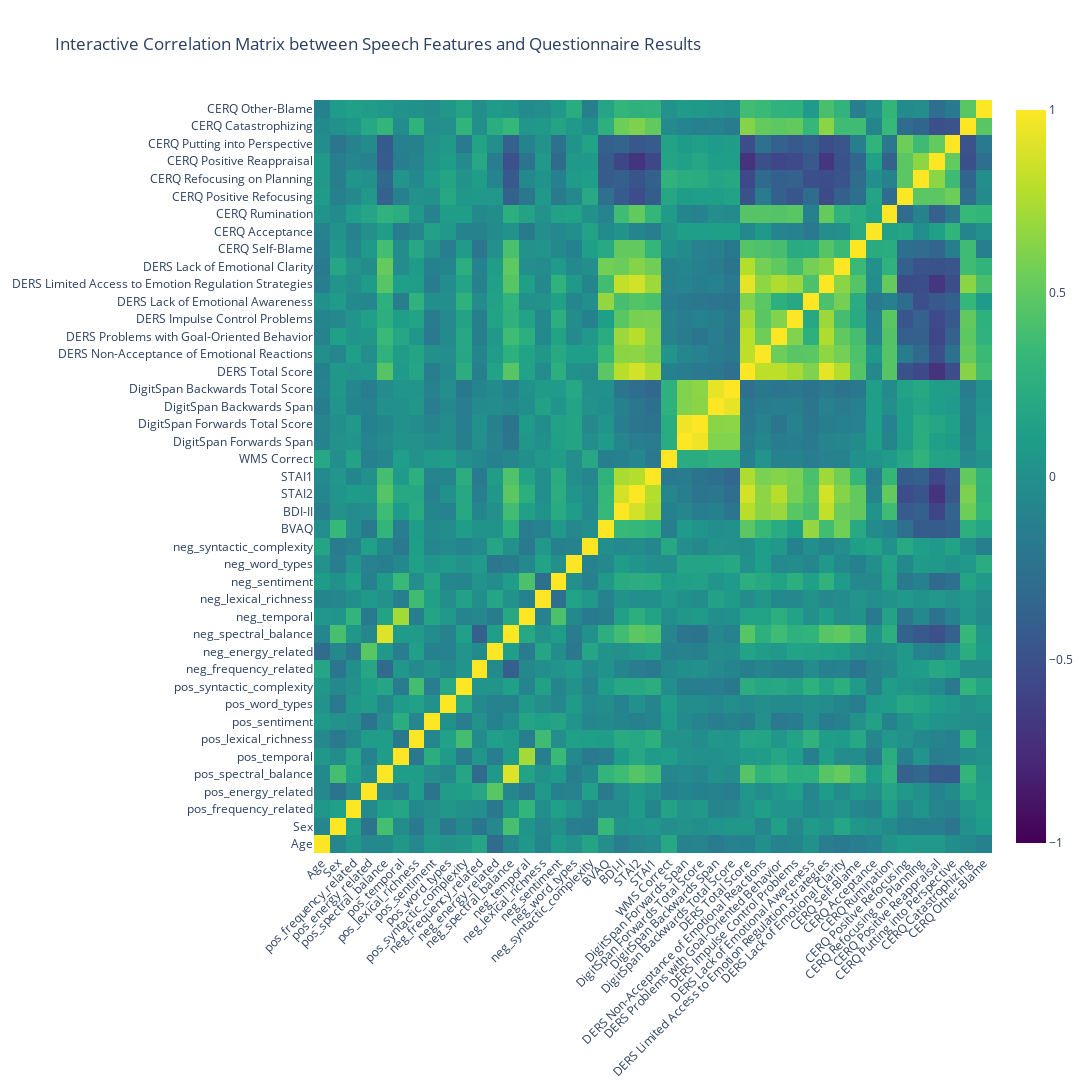

The code cell stored with this chart in its notebook:
### Markdown cell above
without normalized questionnaires

### Code cell
# Exclude some columns from the correlation matrix
columns_to_exclude = ['TM Practice B', 'TM Practice A', 'Group',
    'WMS Correct Norm',
    'Error B Norm',
    'TM B Norm',
    'B/A Norm',
    'Hamilton Score Norm',
    'DERS Total Score Norm',
    'DERS Non-Acceptance of Emotional Reactions Norm',
    'DERS Problems with Goal-Oriented Behavior Norm',
    'DERS Impulse Control Problems Norm',
    'DERS Lack of Emotional Awareness Norm',
    'DERS Limited Access to Emotion Regulation Strategies Norm',
    'DERS Lack of Emotional Clarity Norm',
    'CERQ Self-Blame Norm',
    'CERQ Acceptance Norm',
    'CERQ Rumination Norm',
    'CERQ Positive Refocusing Norm',
    'CERQ Refocusing on Planning Norm',
    'CERQ Positive Reappraisal Norm',
    'CERQ Putting into Perspective Norm',
    'CERQ Catastrophizing Norm',
    'CERQ Other-Blame Norm'
]

analysis_df_filtered = analysis_df.drop(columns=columns_to_exclude)

# Compute the correlation matrix
correlation_matrix = analysis_df_filtered.corr()

# Create a mask for the upper triangle
mask = np.triu(np.ones_like(correlation_matrix, dtype=bool))

# Plot the correlation matrix using a heatmap
plt.figure(figsize=(15, 10))
sns.heatmap(correlation_matrix, mask= mask, annot=False, fmt=".2f", cmap="coolwarm", cbar=True)
plt.title('Correlation Matrix between Speech Features and Questionnaire Results')
plt.xticks(rotation=45, ha='right')
plt.yticks(rotation=0)
# Save the figure
plt.savefig('W:/Fmri_Forschung/Allerlei/JuliaS/GitHub/SubliminalVideoPriming/plots/speech_questionnaire_correlation_significant_all.png', bbox_inches='tight')
plt.show()



# Plot interactive heatmap using plotly.graph_objects
fig = go.Figure(data=go.Heatmap(
    z=correlation_matrix.to_numpy(),
    x=correlation_matrix.columns.tolist(),
    y=correlation_matrix.index.tolist(),
    colorscale='Viridis',
    zmin=-1, zmax=1,
    showscale=True
))

fig.update_layout(
    title='Interactive Correlation Matrix between Speech Features and Questionnaire Results',
    xaxis=dict(tickangle=-45),
    yaxis=dict(tickangle=0),
    autosize=False,
    width=1500,
    height=1500
)

fig.show()
fig.write_html("W:/Fmri_Forschung/Allerlei/JuliaS/GitHub/SubliminalVideoPriming/plots/speech_questinnaire_correlations_reduced_interactive.html")

# Calculate the correlation matrix and the corresponding p-values matrix
def calculate_correlations(df):
    correlations = df.corr()
    p_values = df.corr(method=lambda x, y: pearsonr(x, y)[1]) - np.eye(*correlations.shape)
    return correlations, p_values

correlation_matrix, p_values = calculate_correlations(analysis_df_filtered)

# Apply Bonferroni correction
alpha = 0.05
num_tests = p_values.size
bonferroni_threshold = alpha / num_tests

# Print the information for Bonferroni correction
print(f"Number of comparisons corrected for Bonferroni: {num_tests}")
print(f"Bonferroni correction threshold: {bonferroni_threshold}")

# Create a mask for significant correlations
significant_mask = (p_values < bonferroni_threshold)

# Mask insignificant correlations in the correlation matrix
significant_correlations = correlation_matrix.where(significant_mask)

# Create a mask for the upper triangle
mask = np.triu(np.ones_like(significant_correlations, dtype=bool))

# Plot the significant correlations using a heatmap
plt.figure(figsize=(20, 15))
sns.heatmap(significant_correlations, mask=mask, annot=False, fmt=".2f", cmap="coolwarm", cbar=True)
plt.title('Significant Correlations (Bonferroni-corrected) between Speech Features and Questionnaire Results', fontsize=16)
plt.xticks(rotation=45, ha='right', fontsize=12)
plt.yticks(fontsize=12)
# Save the figure
plt.savefig('W:/Fmri_Forschung/Allerlei/JuliaS/GitHub/SubliminalVideoPriming/plots/speech_questionnaire_correlation_significant.png', bbox_inches='tight')
plt.show()



# Extract significant correlations
significant_pairs = []

for row in range(correlation_matrix.shape[0]):
    for col in range(row+1, correlation_matrix.shape[1]):
        if p_values.iloc[row, col] < bonferroni_threshold:
            significant_pairs.append({
                'Variable1': correlation_matrix.index[row],
                'Variable2': correlation_matrix.columns[col],
                'Correlation': correlation_matrix.iloc[row, col],
                'P-Value': p_values.iloc[row, col]
            })

significant_pairs_df = pd.DataFrame(significant_pairs)

# Save the significant correlations to a CSV file
significant_pairs_df.to_csv('W:/Fmri_Forschung/Allerlei/JuliaS/GitHub/SubliminalVideoPriming/data/speech/speech_questionnaire_correlation_reduced_corrected.csv', index=False)

### Figure 1 — Plotly figure (JSON) as saved in the notebook; plotly's stock layout.template omitted (floating-point values rounded to 4 significant figures; data arrays with more than 128 entries replaced by an {"elided": "..."} marker saying what was removed)
{"data": [{"colorscale": [[0, "#440154"], [0.1111, "#482878"], [0.2222, "#3e4989"], [0.3333, "#31688e"], [0.4444, "#26828e"], [0.5556, "#1f9e89"], [0.6667, "#35b779"], [0.7778, "#6ece58"], [0.8889, "#b5de2b"], [1, "#fde725"]], "showscale": true, "type": "heatmap", "x": ["Age", "Sex", "pos_frequency_related", "pos_energy_related", "pos_spectral_balance", "pos_temporal", "pos_lexical_richness", "pos_sentiment", "pos_word_types", "pos_syntactic_complexity", "neg_frequency_related", "neg_energy_related", "neg_spectral_balance", "neg_temporal", "neg_lexical_richness", "neg_sentiment", "neg_word_types", "neg_syntactic_complexity", "BVAQ", "BDI-II", "STAI2", "STAI1", "WMS Correct", "DigitSpan Forwards Span", "DigitSpan Forwards Total Score", "DigitSpan Backwards Span", "DigitSpan Backwards Total Score", "DERS Total Score", "DERS Non-Acceptance of Emotional Reactions", "DERS Problems with Goal-Oriented Behavior", "DERS Impulse Control Problems", "DERS Lack of Emotional Awareness", "DERS Limited Access to Emotion Regulation Strategies", "DERS Lack of Emotional Clarity", "CERQ Self-Blame", "CERQ Acceptance", "CERQ Rumination", "CERQ Positive Refocusing", "CERQ Refocusing on Planning", "CERQ Positive Reappraisal", "CERQ Putting into Perspective", "CERQ Catastrophizing", "CERQ Other-Blame"], "y": ["Age", "Sex", "pos_frequency_related", "pos_energy_related", "pos_spectral_balance", "pos_temporal", "pos_lexical_richness", "pos_sentiment", "pos_word_types", "pos_syntactic_complexity", "neg_frequency_related", "neg_energy_related", "neg_spectral_balance", "neg_temporal", "neg_lexical_richness", "neg_sentiment", "neg_word_types", "neg_syntactic_complexity", "BVAQ", "BDI-II", "STAI2", "STAI1", "WMS Correct", "DigitSpan Forwards Span", "DigitSpan Forwards Total Score", "DigitSpan Backwards Span", "DigitSpan Backwards Total Score", "DERS Total Score", "DERS Non-Acceptance of Emotional Reactions", "DERS Problems with Goal-Oriented Behavior", "DERS Impulse Control Problems", "DERS Lack of Emotional Awareness", "DERS Limited Access to Emotion Regulation Strategies", "DERS Lack of Emotional Clarity", "CERQ Self-Blame", "CERQ Acceptance", "CERQ Rumination", "CERQ Positive Refocusing", "CERQ Refocusing on Planning", "CERQ Positive Reappraisal", "CERQ Putting into Perspective", "CERQ Catastrophizing", "CERQ Other-Blame"], "z": {"elided": "43x43 float values"}, "zmax": 1, "zmin": -1}], "layout": {"autosize": false, "height": 1500, "title": {"text": "Interactive Correlation Matrix between Speech Features and Questionnaire Results"}, "width": 1500, "xaxis": {"tickangle": -45}, "yaxis": {"tickangle": 0}}}
